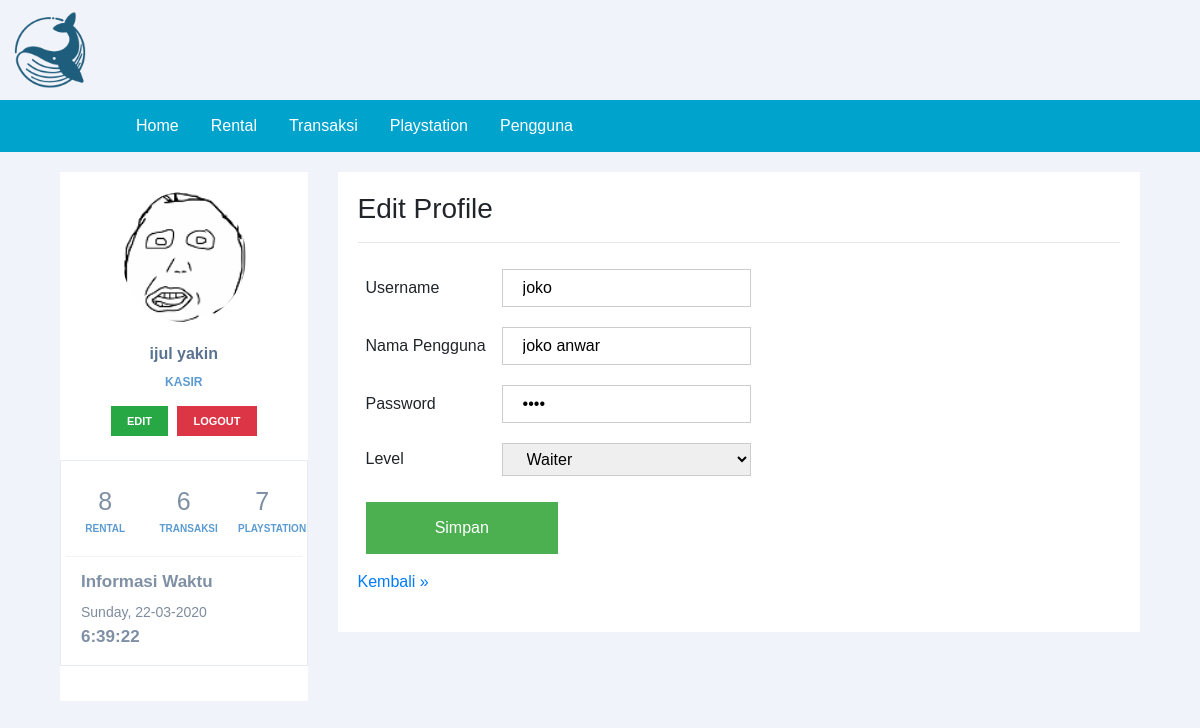
Page /halaman_admin.php?page=pengguna_edit&kode=0010 (signed in) on the committed database.
### tables this page shows
CREATE TABLE `user` (
  `id_user` varchar(10) NOT NULL,
  `username` varchar(20) NOT NULL,
  `password` varchar(20) NOT NULL,
  `nama_user` varchar(20) NOT NULL,
  `id_level` varchar(20) NOT NULL
);

### pengguna_edit.php (the view, shortened to what this page needs)
	<h3>Edit Profile</h3>
	<hr>
	<?php
	include "koneksi.php";
	$id_user = $_GET['kode'];
	$query_mysqli = $koneksi->query("SELECT * FROM user WHERE id_user='$id_user'")or die(mysqli_error());
	while($data = mysqli_fetch_array($query_mysqli)){
	?>
	<form  method="post">
		<table>
			<tr>
				<td>Username</td>
				<td>
					<input type="text" name="username" value="<?php echo $data['username'] ?>">
				</td>
			</tr>
			<tr>
				<td>Nama Pengguna</td>
				<td>
					<input type="text" name="nama_user" value="<?php echo $data['nama_user'] ?>">
				</td>
			</tr>
			<tr>
				<td>Password</td>
				<td>
					<input type="password" name="password" value="<?php echo $data['password'] ?>">
				</td>
			</tr>
			<tr>
				<td>Level</td>
				<td><select name="id_level">
					<?php if ($data['id_level']=='A001') {
                           echo '<option>Admin</option><option>Kasir</option><option>Waiter</option>';
                       } else if ($data['id_level']=='K001') {
                           echo "<option>Kasir</option><option>Admin</option><option>Waiter</option>";
                       } else {
                            echo "<option>Waiter</option><option>Admin</option><option>Kasir</option>";
                       } ?>
				</select>
			</tr>
				<td colspan="2"><input name="submit" type="submit" value="Simpan"></td>
		</table>
	</form>
	<a href="?page=pengguna">Kembali &raquo;</a>
	<?php } ?>
</body>
</html>

### style.css (style rules this page uses)
body { font-family: sans-serif; background: #ebf9fb; }
input[type=text], [type=date], [type=password], select { width: 100%; padding: 6px 20px; margin: 2px 0; display: inline-block; border: 1px solid #ccc; border-radius: 4px; box-sizing: border-box; }
input[type=submit] { width: 50%; background-color: #4CAF50; color: white; padding: 14px 20px; margin: 8px 0; border: none; border-radius: 4px; cursor: pointer; }
.daftar_tabel th, td { text-align: left; padding: 8px; }

### css/sidebar.css (style rules this page uses)
body { background: #F1F3FA; }
a, button, code, div, img, input, label, li, p, pre, select, span, svg, table, td, textarea, th, ul { -webkit-border-radius: 0!important; -moz-border-radius: 0!important; border-radius: 0!important; }

### rows in the picture
user: username "joko", nama_user "joko anwar", id_level "Waiter"

### other values in the picture
$_SESSION['nama'] "ijul yakin"
$_SESSION['level'] "KASIR"
$count "8"
$count "6"
$count "7"
